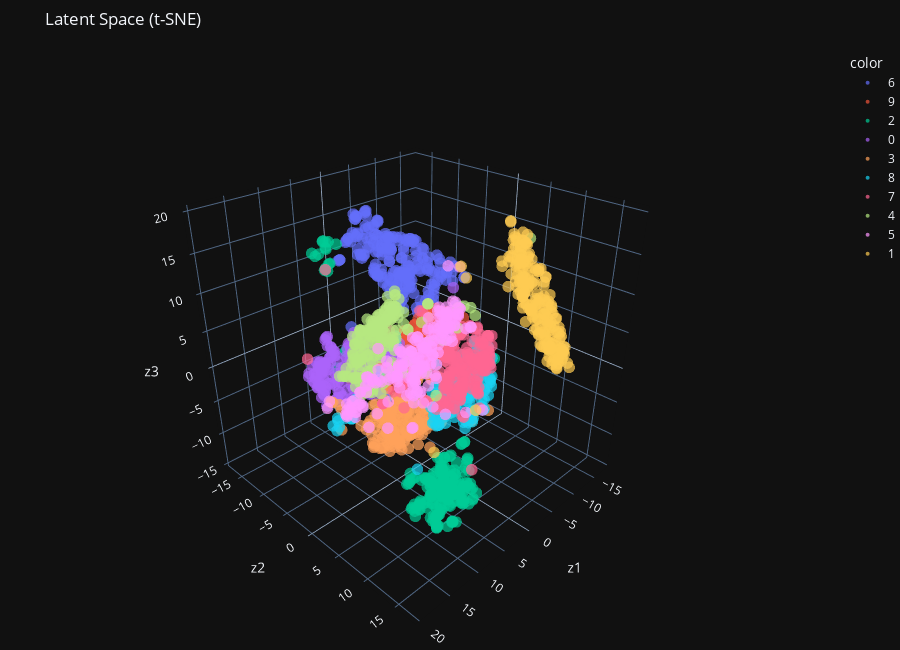

Notebook code for this chart:
### Code cell
plot_latent_space(vae, train_dl, use_3d=True, reducer='tsne')

### Figure 1 — Plotly figure (JSON) as saved in the notebook; plotly's stock layout.template omitted (floating-point values rounded to 4 significant figures; data arrays with more than 128 entries replaced by an {"elided": "..."} marker saying what was removed)
{"data": [{"hovertemplate": "color=6<br>x=%{x}<br>y=%{y}<br>z=%{z}<extra></extra>", "legendgroup": "6", "marker": {"color": "#636efa", "opacity": 0.7, "symbol": "circle", "line": {"width": 0}, "size": 4}, "mode": "markers", "name": "6", "scene": "scene", "showlegend": true, "x": {"elided": "208 float values"}, "y": {"elided": "208 float values"}, "z": {"elided": "208 float values"}, "type": "scatter3d"}, {"hovertemplate": "color=9<br>x=%{x}<br>y=%{y}<br>z=%{z}<extra></extra>", "legendgroup": "9", "marker": {"color": "#EF553B", "opacity": 0.7, "symbol": "circle", "line": {"width": 0}, "size": 4}, "mode": "markers", "name": "9", "scene": "scene", "showlegend": true, "x": {"elided": "195 float values"}, "y": {"elided": "195 float values"}, "z": {"elided": "195 float values"}, "type": "scatter3d"}, {"hovertemplate": "color=2<br>x=%{x}<br>y=%{y}<br>z=%{z}<extra></extra>", "legendgroup": "2", "marker": {"color": "#00cc96", "opacity": 0.7, "symbol": "circle", "line": {"width": 0}, "size": 4}, "mode": "markers", "name": "2", "scene": "scene", "showlegend": true, "x": {"elided": "216 float values"}, "y": {"elided": "216 float values"}, "z": {"elided": "216 float values"}, "type": "scatter3d"}, {"hovertemplate": "color=0<br>x=%{x}<br>y=%{y}<br>z=%{z}<extra></extra>", "legendgroup": "0", "marker": {"color": "#ab63fa", "opacity": 0.7, "symbol": "circle", "line": {"width": 0}, "size": 4}, "mode": "markers", "name": "0", "scene": "scene", "showlegend": true, "x": {"elided": "198 float values"}, "y": {"elided": "198 float values"}, "z": {"elided": "198 float values"}, "type": "scatter3d"}, {"hovertemplate": "color=3<br>x=%{x}<br>y=%{y}<br>z=%{z}<extra></extra>", "legendgroup": "3", "marker": {"color": "#FFA15A", "opacity": 0.7, "symbol": "circle", "line": {"width": 0}, "size": 4}, "mode": "markers", "name": "3", "scene": "scene", "showlegend": true, "x": {"elided": "206 float values"}, "y": {"elided": "206 float values"}, "z": {"elided": "206 float values"}, "type": "scatter3d"}, {"hovertemplate": "color=8<br>x=%{x}<br>y=%{y}<br>z=%{z}<extra></extra>", "legendgroup": "8", "marker": {"color": "#19d3f3", "opacity": 0.7, "symbol": "circle", "line": {"width": 0}, "size": 4}, "mode": "markers", "name": "8", "scene": "scene", "showlegend": true, "x": {"elided": "165 float values"}, "y": {"elided": "165 float values"}, "z": {"elided": "165 float values"}, "type": "scatter3d"}, {"hovertemplate": "color=7<br>x=%{x}<br>y=%{y}<br>z=%{z}<extra></extra>", "legendgroup": "7", "marker": {"color": "#FF6692", "opacity": 0.7, "symbol": "circle", "line": {"width": 0}, "size": 4}, "mode": "markers", "name": "7", "scene": "scene", "showlegend": true, "x": {"elided": "218 float values"}, "y": {"elided": "218 float values"}, "z": {"elided": "218 float values"}, "type": "scatter3d"}, {"hovertemplate": "color=4<br>x=%{x}<br>y=%{y}<br>z=%{z}<extra></extra>", "legendgroup": "4", "marker": {"color": "#B6E880", "opacity": 0.7, "symbol": "circle", "line": {"width": 0}, "size": 4}, "mode": "markers", "name": "4", "scene": "scene", "showlegend": true, "x": {"elided": "196 float values"}, "y": {"elided": "196 float values"}, "z": {"elided": "196 float values"}, "type": "scatter3d"}, {"hovertemplate": "color=5<br>x=%{x}<br>y=%{y}<br>z=%{z}<extra></extra>", "legendgroup": "5", "marker": {"color": "#FF97FF", "opacity": 0.7, "symbol": "circle", "line": {"width": 0}, "size": 4}, "mode": "markers", "name": "5", "scene": "scene", "showlegend": true, "x": {"elided": "194 float values"}, "y": {"elided": "194 float values"}, "z": {"elided": "194 float values"}, "type": "scatter3d"}, {"hovertemplate": "color=1<br>x=%{x}<br>y=%{y}<br>z=%{z}<extra></extra>", "legendgroup": "1", "marker": {"color": "#FECB52", "opacity": 0.7, "symbol": "circle", "line": {"width": 0}, "size": 4}, "mode": "markers", "name": "1", "scene": "scene", "showlegend": true, "x": {"elided": "204 float values"}, "y": {"elided": "204 float values"}, "z": {"elided": "204 float values"}, "type": "scatter3d"}], "layout": {"scene": {"domain": {"x": [0.0, 1.0], "y": [0.0, 1.0]}, "xaxis": {"title": {"text": "z1"}}, "yaxis": {"title": {"text": "z2"}}, "zaxis": {"title": {"text": "z3"}}, "camera": {"eye": {"x": 1.5, "y": 1.5, "z": 1.2}}, "aspectmode": "cube"}, "legend": {"title": {"text": "color"}, "tracegroupgap": 0}, "margin": {"t": 50, "l": 0, "r": 0, "b": 0}, "width": 900, "height": 650, "title": {"text": "Latent Space (t-SNE)"}}}
